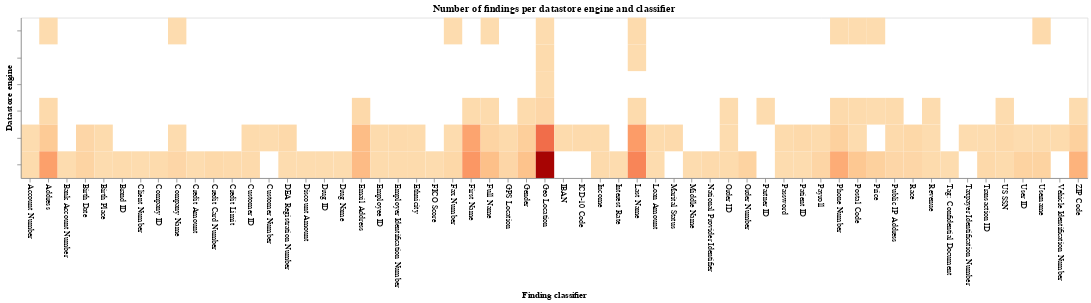

This figure's notebook cell:
### Code cell
findings_per_engine_and_classifier = datastores_classifications_df[['engine', 'name', 'uid']].groupby(by=['engine','name']).count().reset_index().rename(columns={"uid": "count"})

c = (alt.Chart(findings_per_engine_and_classifier)
    .encode(alt.X('name', axis=alt.Axis(labels=True, labelAngle=90)).title('Finding classifier'), alt.Y('engine', axis=alt.Axis(labels=False, labelAngle=0)).title('Datastore engine'), alt.Color('count', legend=None).scale(scheme="orangered", reverse=False), alt.Text('count'), tooltip=["name","engine","count"])
    .properties(title='Number of findings per datastore engine and classifier', width=1330, height=200)
)

c.mark_rect()

### Figure 1 — Vega-Lite specification as saved in the notebook (floating-point values rounded to 4 significant figures)
{"config": {"view": {"continuousWidth": 300, "continuousHeight": 300}}, "data": {"name": "data-f0021f5cfc046ea2bfee84b62b74f163"}, "mark": {"type": "rect"}, "encoding": {"color": {"field": "count", "legend": null, "scale": {"scheme": "orangered", "reverse": false}, "type": "quantitative"}, "text": {"field": "count", "type": "quantitative"}, "tooltip": [{"field": "name", "type": "nominal"}, {"field": "engine", "type": "nominal"}, {"field": "count", "type": "quantitative"}], "x": {"axis": {"labelAngle": 90, "labels": true}, "field": "name", "title": "Finding classifier", "type": "nominal"}, "y": {"axis": {"labelAngle": 0, "labels": false}, "field": "engine", "title": "Datastore engine", "type": "nominal"}}, "height": 200, "title": "Number of findings per datastore engine and classifier", "width": 1330, "$schema": "https://vega.github.io/schema/vega-lite/v5.20.1.json", "datasets": {"data-f0021f5cfc046ea2bfee84b62b74f163": [{"engine": "dynamodb", "name": "Address", "count": 1}, {"engine": "dynamodb", "name": "Company Name", "count": 1}, {"engine": "dynamodb", "name": "Fax Number", "count": 1}, {"engine": "dynamodb", "name": "Full Name", "count": 1}, {"engine": "dynamodb", "name": "Geo Location", "count": 1}, {"engine": "dynamodb", "name": "Last Name", "count": 2}, {"engine": "dynamodb", "name": "Phone Number", "count": 1}, {"engine": "dynamodb", "name": "Postal Code", "count": 1}, {"engine": "dynamodb", "name": "Price", "count": 1}, {"engine": "dynamodb", "name": "Username", "count": 3}, {"engine": "mariadb", "name": "Geo Location", "count": 2}, {"engine": "mariadb", "name": "Last Name", "count": 1}, {"engine": "mysql", "name": "Geo Location", "count": 1}, {"engine": "oracle-ee", "name": "Address", "count": 3}, {"engine": "oracle-ee", "name": "Email Address", "count": 4}, {"engine": "oracle-ee", "name": "First Name", "count": 2}, {"engine": "oracle-ee", "name": "Full Name", "count": 2}, {"engine": "oracle-ee", "name": "Gender", "count": 2}, {"engine": "oracle-ee", "name": "Geo Location", "count": 6}, {"engine": "oracle-ee", "name": "Last Name", "count": 2}, {"engine": "oracle-ee", "name": "Order ID", "count": 1}, {"engine": "oracle-ee", "name": "Partner ID", "count": 1}, {"engine": "oracle-ee", "name": "Phone Number", "count": 3}, {"engine": "oracle-ee", "name": "Postal Code", "count": 2}, {"engine": "oracle-ee", "name": "Price", "count": 1}, {"engine": "oracle-ee", "name": "Public IP Address", "count": 2}, {"engine": "oracle-ee", "name": "Revenue", "count": 1}, {"engine": "oracle-ee", "name": "US SSN", "count": 1}, {"engine": "oracle-ee", "name": "ZIP Code", "count": 1}, {"engine": "postgres", "name": "Account Number", "count": 1}, {"engine": "postgres", "name": "Address", "count": 16}, {"engine": "postgres", "name": "Birth Date", "count": 6}, {"engine": "postgres", "name": "Birth Place", "count": 2}, {"engine": "postgres", "name": "Company Name", "count": 1}, {"engine": "postgres", "name": "Customer ID", "count": 2}, {"engine": "postgres", "name": "Customer Number", "count": 1}, {"engine": "postgres", "name": "DEA Registration Number", "count": 4}, {"engine": "postgres", "name": "Email Address", "count": 27}, {"engine": "postgres", "name": "Employee ID", "count": 2}, {"engine": "postgres", "name": "Employer Identification Number", "count": 3}, {"engine": "postgres", "name": "Ethnicity", "count": 2}, {"engine": "postgres", "name": "Fax Number", "count": 1}, {"engine": "postgres", "name": "First Name", "count": 41}, {"engine": "postgres", "name": "Full Name", "count": 8}, {"engine": "postgres", "name": "GPS Location", "count": 3}, {"engine": "postgres", "name": "Gender", "count": 13}, {"engine": "postgres", "name": "Geo Location", "count": 68}, {"engine": "postgres", "name": "IBAN", "count": 2}, {"engine": "postgres", "name": "ICD-10 Code", "count": 3}, {"engine": "postgres", "name": "Income", "count": 2}, {"engine": "postgres", "name": "Last Name", "count": 45}, {"engine": "postgres", "name": "Loan Amount", "count": 2}, {"engine": "postgres", "name": "Marital Status", "count": 3}, {"engine": "postgres", "name": "Order ID", "count": 1}, {"engine": "postgres", "name": "Password", "count": 2}, {"engine": "postgres", "name": "Patient ID", "count": 4}, {"engine": "postgres", "name": "Payroll", "count": 2}, {"engine": "postgres", "name": "Phone Number", "count": 11}, {"engine": "postgres", "name": "Postal Code", "count": 1}, {"engine": "postgres", "name": "Public IP Address", "count": 3}, {"engine": "postgres", "name": "Race", "count": 5}, {"engine": "postgres", "name": "Revenue", "count": 1}, {"engine": "postgres", "name": "Taxpayer Identification Number", "count": 1}, {"engine": "postgres", "name": "Transaction ID", "count": 1}, {"engine": "postgres", "name": "US SSN", "count": 4}, {"engine": "postgres", "name": "User ID", "count": 1}, {"engine": "postgres", "name": "Username", "count": 2}, {"engine": "postgres", "name": "Vehicle Identification Number", "count": 2}, {"engine": "postgres", "name": "ZIP Code", "count": 11}, {"engine": "s3", "name": "Account Number", "count": 2}, {"engine": "s3", "name": "Address", "count": 43}, {"engine": "s3", "name": "Bank Account Number", "count": 1}, {"engine": "s3", "name": "Birth Date", "count": 8}, {"engine": "s3", "name": "Birth Place", "count": 1}, {"engine": "s3", "name": "Brand ID", "count": 2}, {"engine": "s3", "name": "Client Number", "count": 1}, {"engine": "s3", "name": "Company ID", "count": 2}, {"engine": "s3", "name": "Company Name", "count": 6}, {"engine": "s3", "name": "Credit Amount", "count": 1}, {"engine": "s3", "name": "Credit Card Number", "count": 4}, {"engine": "s3", "name": "Credit Limit", "count": 3}, {"engine": "s3", "name": "Customer ID", "count": 3}, {"engine": "s3", "name": "DEA Registration Number", "count": 1}, {"engine": "s3", "name": "Discount Amount", "count": 1}, {"engine": "s3", "name": "Drug ID", "count": 1}, {"engine": "s3", "name": "Drug Name", "count": 1}, {"engine": "s3", "name": "Email Address", "count": 28}, {"engine": "s3", "name": "Employee ID", "count": 2}, {"engine": "s3", "name": "Employer Identification Number", "count": 2}, {"engine": "s3", "name": "Ethnicity", "count": 2}, {"engine": "s3", "name": "FICO Score", "count": 1}, {"engine": "s3", "name": "Fax Number", "count": 5}, {"engine": "s3", "name": "First Name", "count": 47}, {"engine": "s3", "name": "Full Name", "count": 25}, {"engine": "s3", "name": "GPS Location", "count": 6}, {"engine": "s3", "name": "Gender", "count": 23}, {"engine": "s3", "name": "Geo Location", "count": 119}, {"engine": "s3", "name": "Income", "count": 3}, {"engine": "s3", "name": "Interest Rate", "count": 1}, {"engine": "s3", "name": "Last Name", "count": 56}, {"engine": "s3", "name": "Loan Amount", "count": 1}, {"engine": "s3", "name": "Middle Name", "count": 1}, {"engine": "s3", "name": "National Provider Identifier", "count": 3}, {"engine": "s3", "name": "Order ID", "count": 2}, {"engine": "s3", "name": "Order Number", "count": 9}, {"engine": "s3", "name": "Password", "count": 1}, {"engine": "s3", "name": "Patient ID", "count": 1}, {"engine": "s3", "name": "Payroll", "count": 7}, {"engine": "s3", "name": "Phone Number", "count": 37}, {"engine": "s3", "name": "Postal Code", "count": 19}, {"engine": "s3", "name": "Price", "count": 11}, {"engine": "s3", "name": "Public IP Address", "count": 6}, {"engine": "s3", "name": "Race", "count": 6}, {"engine": "s3", "name": "Revenue", "count": 2}, {"engine": "s3", "name": "Tag: Confidential Document", "count": 1}, {"engine": "s3", "name": "Transaction ID", "count": 4}, {"engine": "s3", "name": "US SSN", "count": 2}, {"engine": "s3", "name": "User ID", "count": 9}, {"engine": "s3", "name": "Username", "count": 9}, {"engine": "s3", "name": "ZIP Code", "count": 33}]}}
